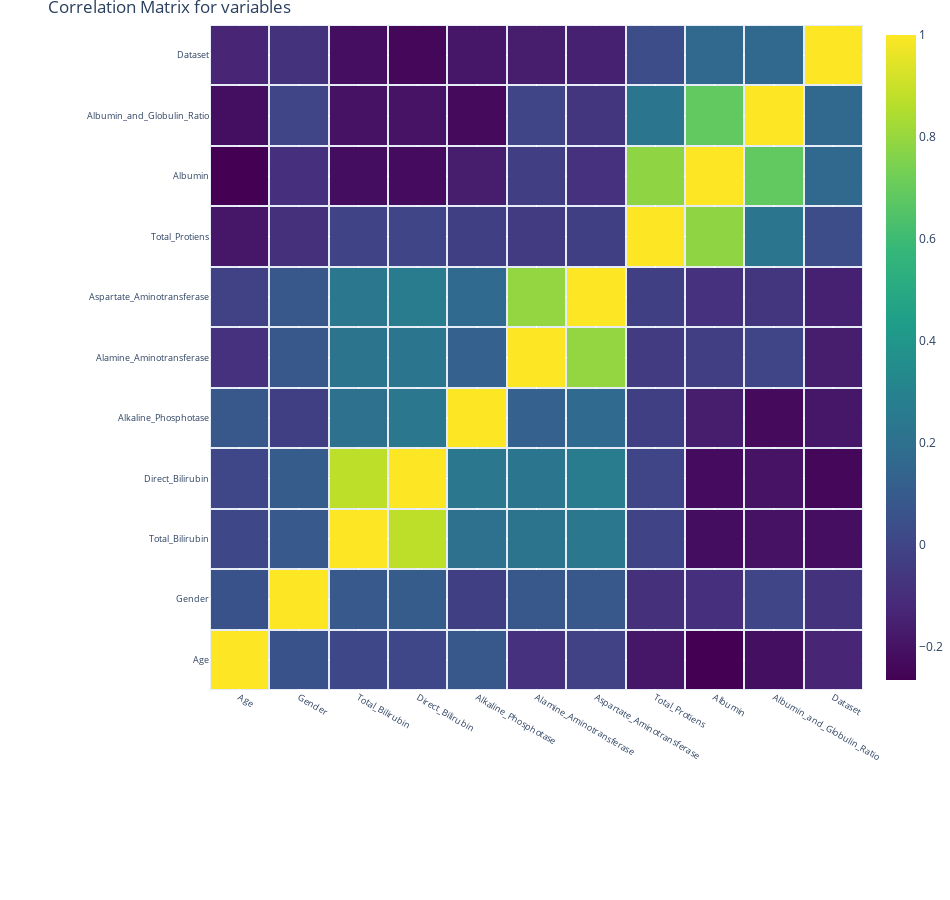

This figure's notebook cell:
### Code cell
correlation = data.corr() #correlation between features
matrix_cols = correlation.columns.tolist() #tick labels
corr_array  = np.array(correlation) #convert the labels to array
#Plotting
trace = go.Heatmap(z = corr_array,
                   x = matrix_cols,
                   y = matrix_cols,
                   xgap = 2,
                   ygap = 2,
                   colorscale='Viridis',
                   colorbar   = dict() ,
                  )
layout = go.Layout(dict(title = 'Correlation Matrix for variables',
                        autosize = True,
                        height  = 900,
                        width   = 950,
                        margin  = dict(r = 0 ,l = 210,
                                       t = 25,b = 210,
                                     ),
                        yaxis   = dict(tickfont = dict(size = 9)),
                        xaxis   = dict(tickfont = dict(size = 9)),
                       )
                  )
fig = go.Figure(data = [trace],layout = layout)
py.iplot(fig)

### Figure 1 — Plotly figure (JSON) as saved in the notebook; plotly's stock layout.template omitted (floating-point values rounded to 4 significant figures)
{"data": [{"colorscale": [[0, "#440154"], [0.1111, "#482878"], [0.2222, "#3e4989"], [0.3333, "#31688e"], [0.4444, "#26828e"], [0.5556, "#1f9e89"], [0.6667, "#35b779"], [0.7778, "#6ece58"], [0.8889, "#b5de2b"], [1, "#fde725"]], "type": "heatmap", "x": ["Age", "Gender", "Total_Bilirubin", "Direct_Bilirubin", "Alkaline_Phosphotase", "Alamine_Aminotransferase", "Aspartate_Aminotransferase", "Total_Protiens", "Albumin", "Albumin_and_Globulin_Ratio", "Dataset"], "xgap": 2, "y": ["Age", "Gender", "Total_Bilirubin", "Direct_Bilirubin", "Alkaline_Phosphotase", "Alamine_Aminotransferase", "Aspartate_Aminotransferase", "Total_Protiens", "Albumin", "Albumin_and_Globulin_Ratio", "Dataset"], "ygap": 2, "z": [[1, 0.05656, 0.01176, 0.007529, 0.08042, -0.08688, -0.01991, -0.1875, -0.2659, -0.2161, -0.1374], [0.05656, 1, 0.08929, 0.1004, -0.0275, 0.08233, 0.08034, -0.08912, -0.0938, -0.003404, -0.08242], [0.01176, 0.08929, 1, 0.8746, 0.2067, 0.2141, 0.2378, -0.008099, -0.2223, -0.2062, -0.2202], [0.007529, 0.1004, 0.8746, 1, 0.2349, 0.2339, 0.2575, -0.0001387, -0.2285, -0.2, -0.246], [0.08042, -0.0275, 0.2067, 0.2349, 1, 0.1257, 0.1672, -0.02851, -0.1655, -0.234, -0.1849], [-0.08688, 0.08233, 0.2141, 0.2339, 0.1257, 1, 0.792, -0.04252, -0.02974, -0.002374, -0.1634], [-0.01991, 0.08034, 0.2378, 0.2575, 0.1672, 0.792, 1, -0.02565, -0.08529, -0.07002, -0.1519], [-0.1875, -0.08912, -0.008099, -0.0001387, -0.02851, -0.04252, -0.02565, 1, 0.7841, 0.2339, 0.03501], [-0.2659, -0.0938, -0.2223, -0.2285, -0.1655, -0.02974, -0.08529, 0.7841, 1, 0.6863, 0.1614], [-0.2161, -0.003404, -0.2062, -0.2, -0.234, -0.002374, -0.07002, 0.2339, 0.6863, 1, 0.1623], [-0.1374, -0.08242, -0.2202, -0.246, -0.1849, -0.1634, -0.1519, 0.03501, 0.1614, 0.1623, 1]]}], "layout": {"autosize": true, "height": 900, "margin": {"b": 210, "l": 210, "r": 0, "t": 25}, "title": {"text": "Correlation Matrix for variables"}, "width": 950, "xaxis": {"tickfont": {"size": 9}}, "yaxis": {"tickfont": {"size": 9}}}}
